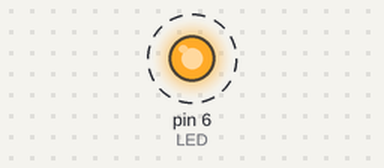
A sketch run on a simulated Arduino Uno, built with avr-gcc and run on an emulated ATmega328P. On the bench: output pins drawn as LEDs (lit = HIGH). Dashed ring = blinking. What the sketch prints to the serial monitor is not drawn.

Above: at 0.5 s.
Timing chart, 0 to 4.6 s (numbered marks = the images above):
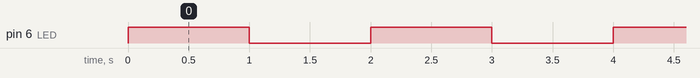

The sketch:

HELLOWORLD2.ino
```cpp
// HELLO WORLD para a placa CO2
// Testa hardware
//
// Projeto MAN4HEALTH
//
// (c)2023 jpcoelho

#define LED PD6 // LED ligado ao pino 12 do ATMEGA328 (PD6)
                // Configuração ativa-baixa
void setup() {
  // Define LED como saída
  pinMode(LED, OUTPUT);
  Serial.begin(250000); // Para um Fosc = 8MHz, baudrate = 250,000 bps => erro = 0%
                        // http://wormfood.net/avrbaudcalc.php?bitrate=300%2C600%2C1200%2C2400%2C4800%2C9600%2C14.4k%2C19.2k%2C28.8k%2C38.4k%2C57.6k%2C76.8k%2C115.2k%2C230.4k%2C250k%2C460.8k%2C.5m%2C921.6k%2C1m&clock=8&databits=8
}

void loop() {
  Serial.println("M*A*N*4*H*E*A*L*T*H"); // Envia string via porto série
  digitalWrite(LED, HIGH);               // desliga LED
  delay(1000);                           // aguarda 1 segundo
  digitalWrite(LED, LOW);                // liga LED
  delay(1000);                           // aguarda 1 segundo
}
```

Measured:
- by itself, pin 6 (LED): alternates HIGH for 1.0 s and LOW for 1.0 s
